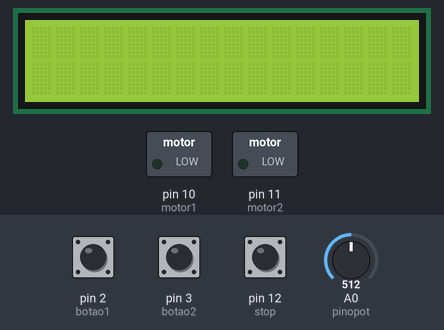
This sketch was run on a simulated Arduino Uno, built with avr-gcc and run on an emulated ATmega328P. Shown: 16×2 character LCD, switched loads named in the sketch (green lamp = pin HIGH). Inputs (shaded band) come from the test bench; at power-on: pin 2 (botao1) HIGH, pin 3 (botao2) HIGH, pin 12 (stop) HIGH, A0 (pinopot) = 512. What the sketch prints to the serial monitor is not drawn.

Above: at 1.2 s.
1.3 s: pin 2 (botao1) pulled LOW for 0.15 s
At 2.2 s:
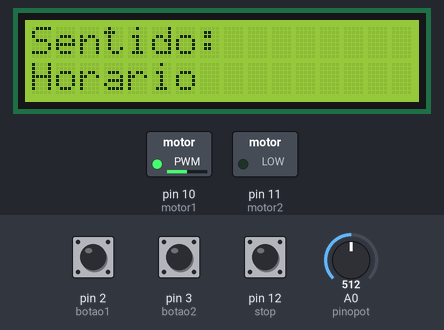
2.9 s: pin 3 (botao2) pulled LOW for 0.15 s
At 3.6 s:
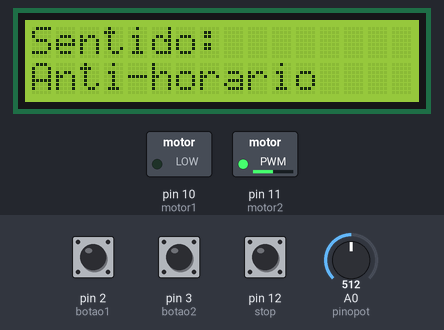
4.5 s: pin 12 (stop) pulled LOW for 0.15 s
At 5.7 s:
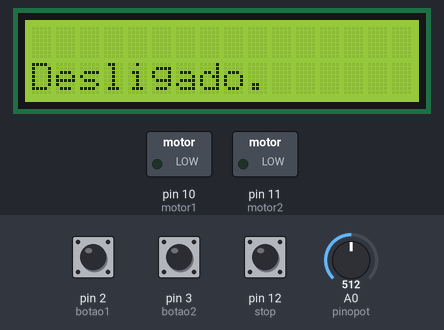
6.1 s: pin 2 (botao1) pulled LOW for 1 s
At 7.0 s:
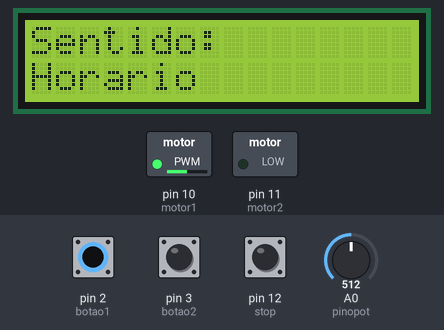
8.6 s: pin 3 (botao2) pulled LOW for 1 s
At 9.1 s:
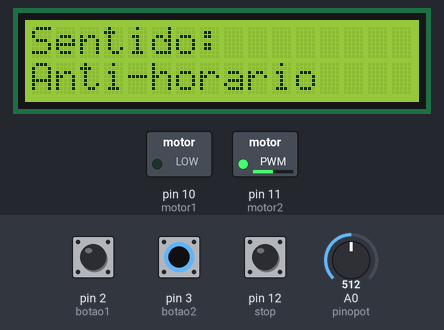
11.1 s: pin 2 (botao1) pulled LOW for 3.2 s
At 12.0 s:
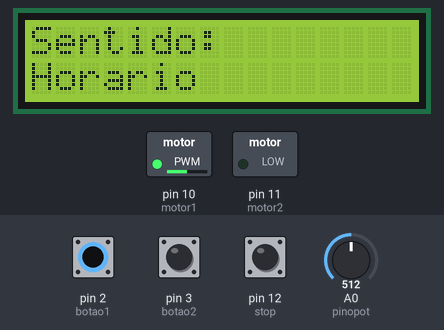
Timing chart, 0 to 14.1 s (numbered marks = the images above; inputs shaded):
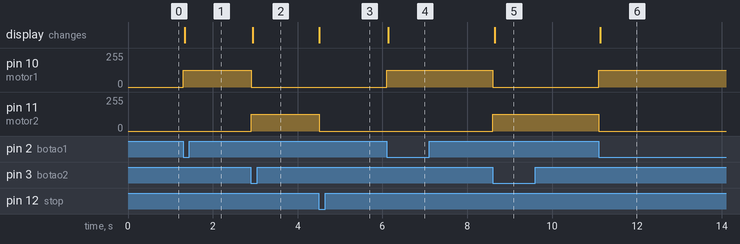

The sketch:

ponte_h.ino
```cpp
#include <LiquidCrystal.h>
LiquidCrystal lcd (9, 8, 4,5,6,7);
int botao1 = 2;
int botao2 = 3;
int stop = 12;
int motor1 = 10;
int motor2 = 11;
int pinopot = A0;
int valorpot = 0;
void setup()
{
Serial.begin(9600);
lcd.begin(16, 2);
pinMode(botao1, INPUT_PULLUP);
pinMode(botao2, INPUT_PULLUP);
pinMode(stop, INPUT_PULLUP);
pinMode(motor1, OUTPUT);
pinMode(motor2, OUTPUT);
pinMode(pinopot, INPUT);
}
void loop()
  {
    antih();
    {
      hor();
      {
        desliga();
      }
    }
  }
void hor()
{
  int x = digitalRead(botao1);
  int y = digitalRead(botao2);
  int z = digitalRead(stop);
  float velocidade = 0;
  valorpot = analogRead(pinopot);
  velocidade = map(valorpot, 0, 1023, 0, 255);
  float tensao = valorpot*0.004881;
  if (x == LOW && y == HIGH)
 {
  lcd.clear();
  Serial.println("Ligado sentido horario.");
  lcd.setCursor(0,1);
  lcd.print("Horario");
  lcd.setCursor(0,0);
  lcd.print("Sentido:");
  analogWrite(motor1, velocidade);
  digitalWrite(motor2, LOW);
  Serial.print("Valor lido do potenciometro : ");
  Serial.print(valorpot);
  Serial.print(" = Velocidade : ");
  Serial.println(velocidade);
  Serial.print(" = Tensao : ");
  Serial.println(tensao);
 }
}
void antih()
{
  int x = digitalRead(botao1);
  int y = digitalRead(botao2);
  int z = digitalRead(stop);
  float velocidade = 0;
  valorpot = analogRead(pinopot);
  velocidade = map(valorpot, 0, 1023, 0, 255);
  float tensao = valorpot*0.004881;
  if (x == HIGH && y == LOW)
 {
  lcd.clear();
  Serial.println("Ligado sentido anti-horario.");
  lcd.setCursor(0,1);
  lcd.print("Anti-horario");
  lcd.setCursor(0,0);
  lcd.print("Sentido:");
  digitalWrite(motor1, LOW);
  analogWrite(motor2, velocidade);
  Serial.print("Valor lido do potenciometro : ");
  Serial.print(valorpot);
  Serial.print(" = Velocidade : ");
  Serial.println(velocidade);
  Serial.print(" = Tensao : ");
  Serial.println(tensao);
 }
}
  void desliga()
{
  int x = digitalRead(botao1);
  int y = digitalRead(botao2);
  int z = digitalRead(stop);
  float velocidade = 0;
  valorpot = analogRead(pinopot);
  velocidade = map(valorpot, 0, 1023, 0, 255);
  float tensao = valorpot*0.004881;
  if (z == LOW && x == HIGH && y == HIGH)
  {
  lcd.clear();
  Serial.println("Motor desligado.");
  lcd.setCursor(0,2);
  lcd.print("Desligado.");
  digitalWrite(motor1, LOW);
  digitalWrite(motor2, LOW);
 }
}
```

Measured:
- after the input at 1.3 s, pin 10 (motor1): 0/255 → 127/255 at once; the display: changes at once (image 1)
- after the input at 2.9 s, pin 10 (motor1): 127/255 → 0/255 at once; pin 11 (motor2): 0/255 → 127/255 at once; the display: changes at once (image 2)
- after the input at 4.5 s, pin 11 (motor2): 127/255 → 0/255 at once; the display: changes at once (image 3)
- after the input at 6.1 s, pin 10 (motor1): 0/255 → 127/255 at once; the display: changes at once (image 4)
- after the input at 8.6 s, pin 10 (motor1): 127/255 → 0/255 at once; pin 11 (motor2): 0/255 → 127/255 at once; the display: changes at once (image 5)
- after the input at 11.1 s, pin 10 (motor1): 0/255 → 127/255 at once; pin 11 (motor2): 127/255 → 0/255 at once; the display: changes at once (image 6)
